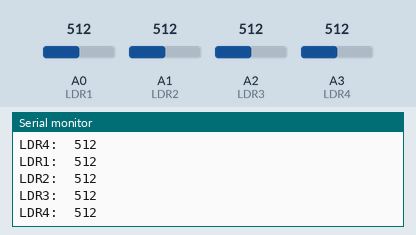
Simulated run of this sketch. Board: Arduino Uno, built with avr-gcc and run on an emulated ATmega328P. On the bench: the last lines printed to the serial monitor. Inputs (shaded band) come from the test bench; at power-on: A0 (LDR1) = 512, A1 (LDR2) = 512, A2 (LDR3) = 512, A3 (LDR4) = 512.

Above: at 1.8 s.
1.9 s: A0 (LDR1) set to 716
3.4 s: A1 (LDR2) set to 716
At 4.7 s:
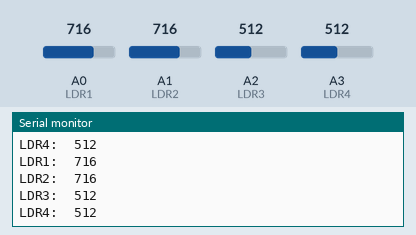
4.9 s: A2 (LDR3) set to 716
At 5.8 s:
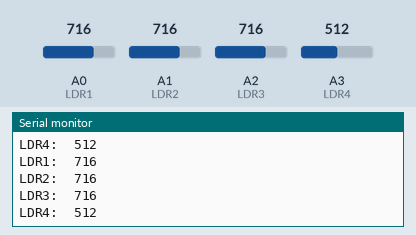
6.4 s: A3 (LDR4) set to 716
At 7.6 s:
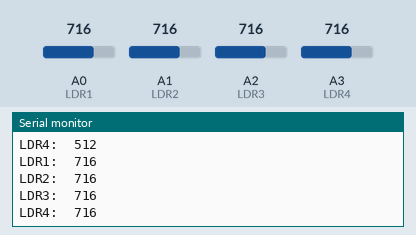
7.9 s: A0 (LDR1) set to 992
9.4 s: A1 (LDR2) set to 992
At 10.8 s:
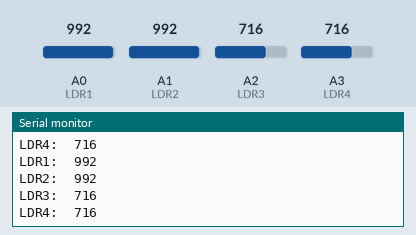
Timing chart, 0 to 11.9 s (numbered marks = the images above; inputs shaded):
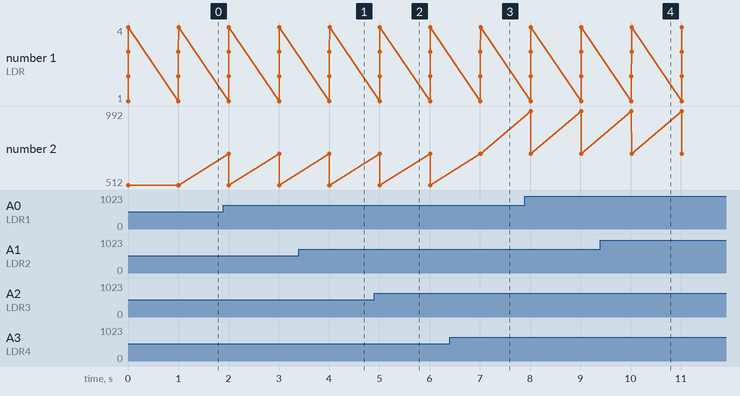

The sketch:

hacktm_commit_01.ino
```cpp
//===============DECLARATIONS FRONT SENSOR  ===================================================================
int LDR1 = PORTC0;     //analog pin to which LDR is connected, here we set it to 0 so it means A0
int LDR1Value = 0;      //that’s a variable to store LDR values
//==============================================================================================================


//===============DECLARATIONS LEFT SENSOR  =====================================================================
int LDR2 = PORTC1;     //analog pin to which LDR is connected, here we set it to 0 so it means A0
int LDR2Value = 0;      //that’s a variable to store LDR values
//==============================================================================================================

//===============DECLARATIONS RIGHT SENSOR  =====================================================================
int LDR3 = PORTC2;     //analog pin to which LDR is connected, here we set it to 0 so it means A0
int LDR3Value = 0;      //that’s a variable to store LDR values
//==============================================================================================================

//===============DECLARATIONS BACK SENSOR  =====================================================================
int LDR4 = PORTC3;     //analog pin to which LDR is connected, here we set it to 0 so it means A0
int LDR4Value = 0;      //that’s a variable to store LDR values
//==============================================================================================================

void setup() {
  Serial.begin(115200);                 // Note higher baud rate
  Serial.println("Starting...");
}


void loop() {


start_FRONT_SENSOR();
Serial.println("LDR1:  " + String(LDR1Value) );

start_LEFT_SENSOR();
Serial.println("LDR2:  " + String(LDR2Value) );

start_RIGHT_SENSOR();
Serial.println("LDR3:  " + String(LDR3Value) );

start_BACK_SENSOR();
Serial.println("LDR4:  " + String(LDR4Value) );

_delay_ms(1000);
}

void start_FRONT_SENSOR()
{
//================ FRONT SENSOR  START ========================================================================
 LDR1Value = analogRead(LDR1);      //reads the ldr’s value through LDR

//=============================================================================================================
}

void start_LEFT_SENSOR()
{

//================ LEFT SENSOR START ==========================================================================
 LDR2Value = analogRead(LDR2);      //reads the ldr’s value through LDR

//=============================================================================================================
}

void start_RIGHT_SENSOR()
{
//================ RIGHT SENSOR  START ========================================================================
 LDR3Value = analogRead(LDR3);      //reads the ldr’s value through LDR

}
//=============================================================================================================


void start_BACK_SENSOR()
{
//================ BACK SENSOR  START ========================================================================
 LDR4Value = analogRead(LDR4);      //reads the ldr’s value through LDR

}
//=============================================================================================================
```

Measured:
- after the input at 3.4 s, the serial monitor: prints a new line after 0.61 s (image 1)
- after the input at 4.9 s, the serial monitor: prints a new line after 0.11 s (image 2)
- after the input at 6.4 s, the serial monitor: prints a new line after 0.62 s (image 3)
- after the input at 9.4 s, the serial monitor: prints a new line after 0.62 s (image 4)
